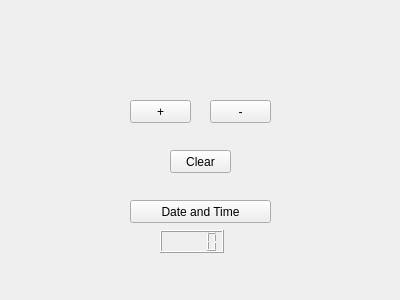
<?xml version="1.0" encoding="UTF-8"?>
<ui version="4.0">
 <class>Counter</class>
 <widget class="QMainWindow" name="Counter">
  <property name="geometry">
   <rect>
    <x>0</x>
    <y>0</y>
    <width>400</width>
    <height>300</height>
   </rect>
  </property>
  <property name="windowTitle">
   <string>Counter</string>
  </property>
  <widget class="QWidget" name="centralwidget">
   <widget class="QPushButton" name="plusButton">
    <property name="geometry">
     <rect>
      <x>130</x>
      <y>100</y>
      <width>61</width>
      <height>23</height>
     </rect>
    </property>
    <property name="text">
     <string>+</string>
    </property>
   </widget>
   <widget class="QPushButton" name="minusButton">
    <property name="geometry">
     <rect>
      <x>210</x>
      <y>100</y>
      <width>61</width>
      <height>23</height>
     </rect>
    </property>
    <property name="text">
     <string>-</string>
    </property>
   </widget>
   <widget class="QPushButton" name="clearButton">
    <property name="geometry">
     <rect>
      <x>170</x>
      <y>150</y>
      <width>61</width>
      <height>23</height>
     </rect>
    </property>
    <property name="text">
     <string>Clear</string>
    </property>
   </widget>
   <widget class="QPushButton" name="dateTimeButton">
    <property name="geometry">
     <rect>
      <x>130</x>
      <y>200</y>
      <width>141</width>
      <height>23</height>
     </rect>
    </property>
    <property name="text">
     <string>Date and Time</string>
    </property>
   </widget>
   <widget class="QLabel" name="counterLabel">
    <property name="geometry">
     <rect>
      <x>190</x>
      <y>50</y>
      <width>31</width>
      <height>16</height>
     </rect>
    </property>
   </widget>
   <widget class="QLabel" name="dateTimeLabel">
    <property name="geometry">
     <rect>
      <x>60</x>
      <y>250</y>
      <width>251</width>
      <height>20</height>
     </rect>
    </property>
   </widget>
   <widget class="QLCDNumber" name="QLCDNumber">
    <property name="geometry">
     <rect>
      <x>160</x>
      <y>230</y>
      <width>64</width>
      <height>23</height>
     </rect>
    </property>
   </widget>
  </widget>
 </widget>
 <resources/>
 <connections/>
</ui>
